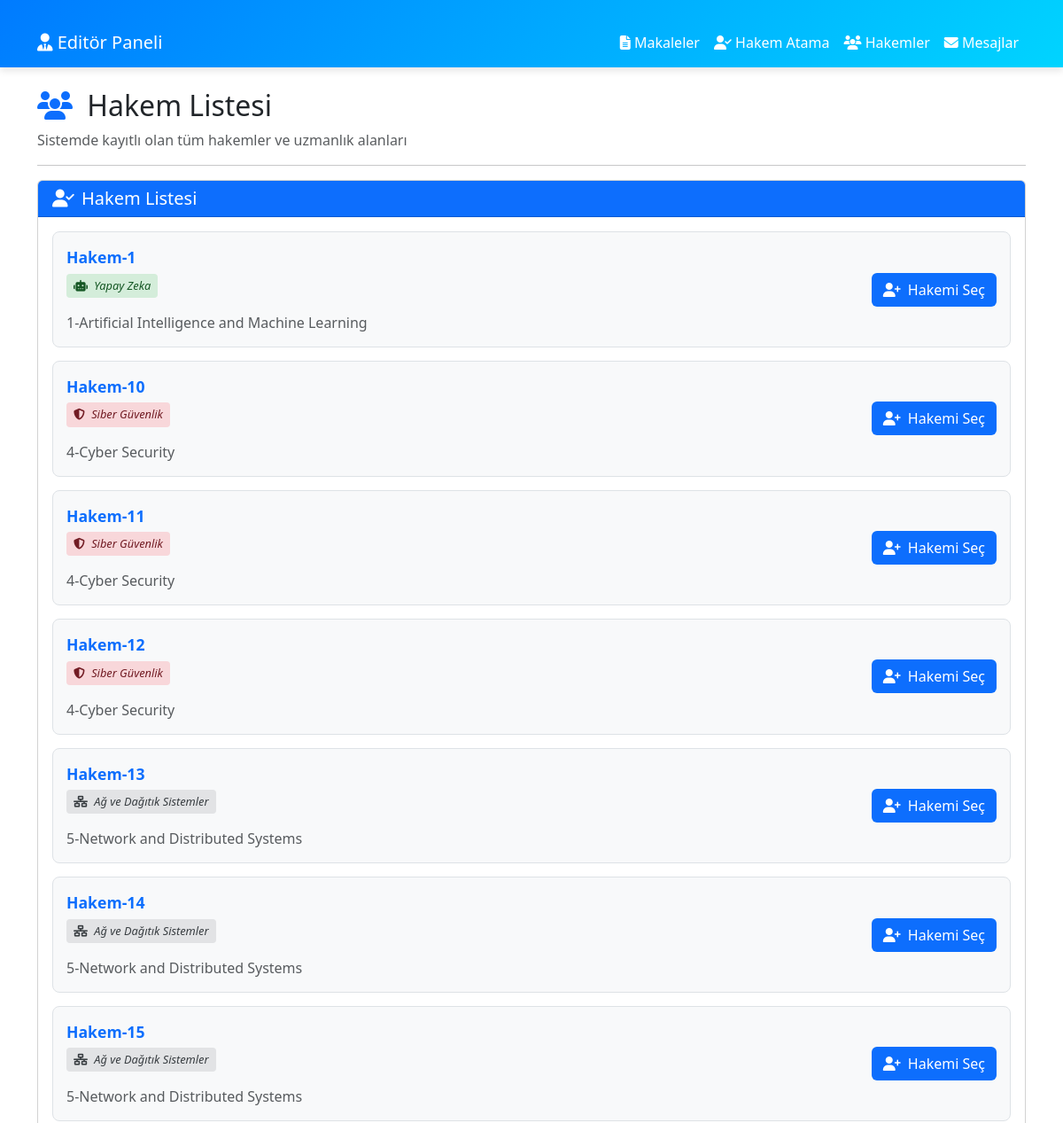
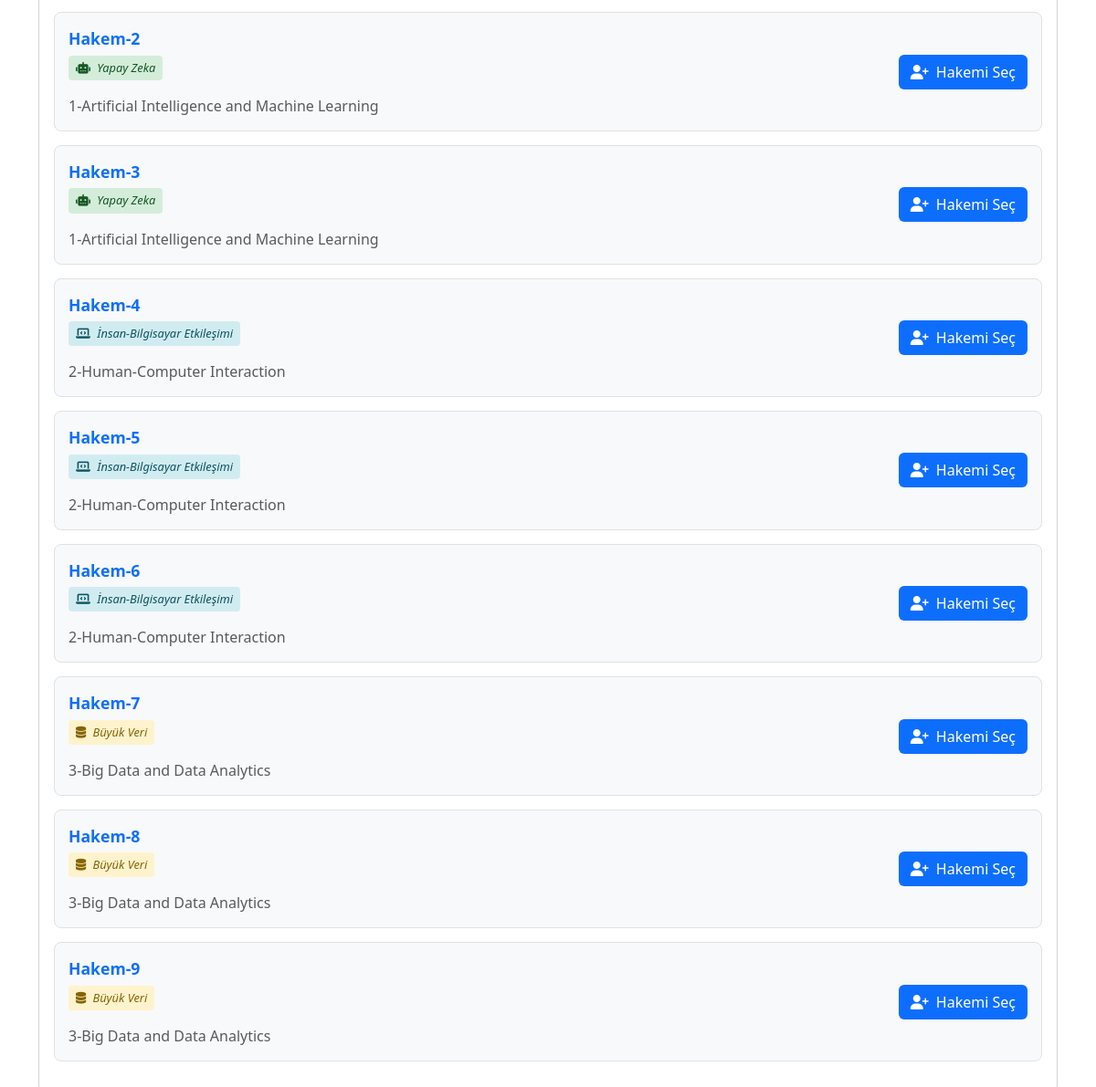
The page /referee/list/ on the database its author committed (2 pictures, top to bottom).
### referee/models.py (models this page shows, shortened)
class referee(models.Model):
    referee_name = models.TextField(max_length=20)
    referee_branch = models.TextField(max_length=50)

### referee/views.py (the view)
# urls.py: path('list/', views.referee_list, name='referee_list'),
def referee_list(request):
    referees = referee.objects.all().order_by('referee_name')
    branch_stats = {}
    for ref in referees:
        branch = ref.referee_branch.split(' - ')[0] if ' - ' in ref.referee_branch else ref.referee_branch
        if branch in branch_stats:
            branch_stats[branch] += 1
        else:
            branch_stats[branch] = 1
    context = {
        'referees': referees,
        'branch_stats': branch_stats,
        'total_referees': referees.count()
    }
    return render(request, 'referee/referee_list.html', context)

### templates/referee/referee_list.html (shortened to what this page needs)
{% load static %}
<!DOCTYPE html>
<html lang="tr">
<head>
    <link href="https://cdn.jsdelivr.net/npm/bootstrap@5.3.0/dist/css/bootstrap.min.css" rel="stylesheet">
    <link rel="stylesheet" href="https://cdnjs.cloudflare.com/ajax/libs/font-awesome/6.4.2/css/all.min.css">
</head>
<body>
<nav class="navbar navbar-expand-lg navbar-dark">
    <div class="container">
        <a class="navbar-brand" href="#"><i class="fas fa-user-tie"></i> Editör Paneli</a>
        <div class="collapse navbar-collapse" id="navbarNav">
            <ul class="navbar-nav ms-auto">
                <li class="nav-item"><a class="nav-link" href="{% url ''}"><i class="fas fa-file-alt"></i> Makaleler</a></li>
                <li class="nav-item"><a class="nav-link" href="{% url 'editor:assign_referee' %}"><i class="fas fa-user-check"></i> Hakem Atama</a></li>
                <li class="nav-item"><a class="nav-link active" href="{% url 'referee:referee_list' %}"><i class="fas fa-users"></i> Hakemler</a></li>
                <li class="nav-item position-relative">
                    <a class="nav-link" href="{% url 'editor:author_messages' %}">
                        <i class="fas fa-envelope"></i> Mesajlar
                    </a>
                </li>
            </ul>
        </div>
    </div>
</nav>
<div class="container">
    <div class="row mt-4">
        <div class="col-12">
            <h2><i class="fas fa-users text-primary me-2"></i> Hakem Listesi</h2>
            <p class="text-muted">Sistemde kayıtlı olan tüm hakemler ve uzmanlık alanları</p>
            <hr>
        </div>
    </div>
    <div class="row">
        <div class="col-12">
            <div class="card">
                <div class="card-header bg-primary text-white">
                    <h5 class="mb-0"><i class="fas fa-user-check me-2"></i>Hakem Listesi</h5>
                </div>
                <div class="card-body">
                    <div id="refereeList">
                        {% for referee in referees %}
                        <div class="referee-item" data-branch="{{ referee.referee_branch }}">
                            <div class="row align-items-center">
                                <div class="col-md-9 col-sm-8">
                                    <div class="referee-name">{{ referee.referee_name }}</div>
                                    <div class="referee-branch">
                                        {% if 'Artificial Intelligence' in referee.referee_branch %}
                                            <span class="branch-badge branch-ai"><i class="fas fa-robot me-1"></i> Yapay Zeka</span>
                                        {% elif 'Human-Computer Interaction' in referee.referee_branch %}
                                            <span class="branch-badge branch-hci"><i class="fas fa-laptop-code me-1"></i> İnsan-Bilgisayar Etkileşimi</span>
                                        {% elif 'Big Data' in referee.referee_branch %}
                                            <span class="branch-badge branch-data"><i class="fas fa-database me-1"></i> Büyük Veri</span>
                                        {% elif 'Cyber Security' in referee.referee_branch %}
                                            <span class="branch-badge branch-security"><i class="fas fa-shield-alt me-1"></i> Siber Güvenlik</span>
                                        {% elif 'Network' in referee.referee_branch %}
                                            <span class="branch-badge branch-network"><i class="fas fa-network-wired me-1"></i> Ağ ve Dağıtık Sistemler</span>
                                        {% else %}
                                            <span class="branch-badge"><i class="fas fa-graduation-cap me-1"></i> {{ referee.referee_branch }}</span>
                                        {% endif %}
                                    </div>
                                    <div class="text-muted mt-2">{{ referee.referee_branch }}</div>
                                </div>
                                <div class="col-md-3 col-sm-4 text-end">
                                    <a href="{% url 'referee:referee_info' referee.id %}" class="btn btn-select-referee">
                                        <i class="fas fa-user-plus me-1"></i> Hakemi Seç
                                    </a>
                                </div>
                            </div>
                        </div>
                        {% empty %}
                        <div class="alert alert-info">
                            <i class="fas fa-info-circle me-2"></i> Sistemde kayıtlı hakem bulunamadı.
                        </div>
                        {% endfor %}
                    </div>
                </div>
            </div>
        </div>
    </div>
</div>
<div class="position-fixed bottom-0 end-0 p-3" style="z-index: 11">
</div>
</body>
</html>

### templates/referee/referee_list.html (style rules this page uses)
.navbar { background: linear-gradient(135deg, #007bff, #00d4ff); box-shadow: 0 4px 8px rgba(0, 0, 0, 0.1); }
.navbar-brand, .nav-link { color: #fff !important; }
.container { margin-top: 20px; }
.card { transition: 0.3s; margin-bottom: 20px; }
.referee-item { padding: 15px; border-radius: 8px; margin-bottom: 15px; background-color: #f8f9fa; border: 1px solid #dee2e6; transition: all 0.2s ease-in-out; }
.referee-name { font-size: 1.1rem; font-weight: 600; color: #0d6efd; margin-bottom: 5px; }
.referee-branch { color: #6c757d; font-size: 0.9rem; font-style: italic; }
.btn-select-referee { background-color: #0d6efd; color: white; }
.branch-badge { display: inline-block; padding: 4px 8px; border-radius: 4px; font-size: 0.8rem; margin-bottom: 8px; background-color: #e9ecef; color: #495057; }
.branch-ai { background-color: #d4edda; color: #155724; }
.branch-hci { background-color: #d1ecf1; color: #0c5460; }
.branch-data { background-color: #fff3cd; color: #856404; }
.branch-security { background-color: #f8d7da; color: #721c24; }
.branch-network { background-color: #e2e3e5; color: #383d41; }

### rows shown on the page
referee: referee_name "Hakem-1", shows "Yapay Zeka", referee_branch "1-Artificial Intelligence and Machine Learning"
referee: referee_name "Hakem-10", shows "Siber Güvenlik", referee_branch "4-Cyber Security"
referee: referee_name "Hakem-11", shows "Siber Güvenlik", referee_branch "4-Cyber Security"
referee: referee_name "Hakem-12", shows "Siber Güvenlik", referee_branch "4-Cyber Security"
referee: referee_name "Hakem-13", shows "Ağ ve Dağıtık Sistemler", referee_branch "5-Network and Distributed Systems"
referee: referee_name "Hakem-14", shows "Ağ ve Dağıtık Sistemler", referee_branch "5-Network and Distributed Systems"
referee: referee_name "Hakem-15", shows "Ağ ve Dağıtık Sistemler", referee_branch "5-Network and Distributed Systems"
referee: referee_name "Hakem-2", shows "Yapay Zeka", referee_branch "1-Artificial Intelligence and Machine Learning"
referee: referee_name "Hakem-3", shows "Yapay Zeka", referee_branch "1-Artificial Intelligence and Machine Learning"
referee: referee_name "Hakem-4", shows "İnsan-Bilgisayar Etkileşimi", referee_branch "2-Human-Computer Interaction"
referee: referee_name "Hakem-5", shows "İnsan-Bilgisayar Etkileşimi", referee_branch "2-Human-Computer Interaction"
referee: referee_name "Hakem-6", shows "İnsan-Bilgisayar Etkileşimi", referee_branch "2-Human-Computer Interaction"
referee: referee_name "Hakem-7", shows "Büyük Veri", referee_branch "3-Big Data and Data Analytics"
referee: referee_name "Hakem-8", shows "Büyük Veri", referee_branch "3-Big Data and Data Analytics"
referee: referee_name "Hakem-9", shows "Büyük Veri", referee_branch "3-Big Data and Data Analytics"
